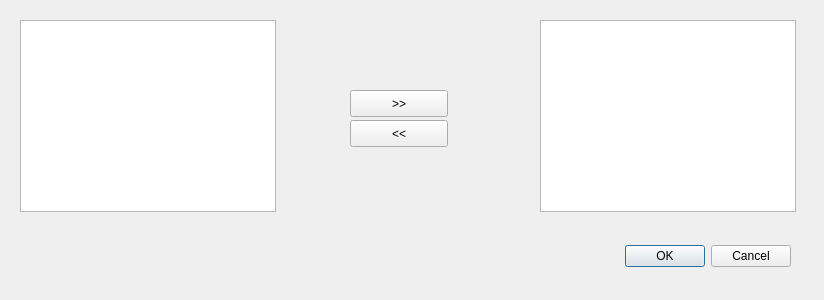
<?xml version="1.0" encoding="UTF-8"?>
<ui version="4.0">
 <class>QArrangementLabellingOverlayDialog</class>
 <widget class="QDialog" name="QArrangementLabellingOverlayDialog">
  <property name="geometry">
   <rect>
    <x>0</x>
    <y>0</y>
    <width>824</width>
    <height>300</height>
   </rect>
  </property>
  <property name="windowTitle">
   <string>Overlay</string>
  </property>
  <property name="windowIcon">
   <iconset resource="../rc/QArrangementLabelling.qrc">
    <normaloff>:/icons/arrangement_overlay.png</normaloff>:/icons/arrangement_overlay.png</iconset>
  </property>
  <widget class="QDialogButtonBox" name="buttonBox">
   <property name="geometry">
    <rect>
     <x>450</x>
     <y>240</y>
     <width>341</width>
     <height>32</height>
    </rect>
   </property>
   <property name="orientation">
    <enum>Qt::Horizontal</enum>
   </property>
   <property name="standardButtons">
    <set>QDialogButtonBox::Cancel|QDialogButtonBox::Ok</set>
   </property>
  </widget>
  <widget class="QListWidget" name="arrangementsListWidget">
   <property name="geometry">
    <rect>
     <x>20</x>
     <y>20</y>
     <width>256</width>
     <height>192</height>
    </rect>
   </property>
  </widget>
  <widget class="QListWidget" name="overlayListWidget">
   <property name="geometry">
    <rect>
     <x>540</x>
     <y>20</y>
     <width>256</width>
     <height>192</height>
    </rect>
   </property>
  </widget>
  <widget class="QPushButton" name="pickPushButton">
   <property name="geometry">
    <rect>
     <x>350</x>
     <y>90</y>
     <width>98</width>
     <height>27</height>
    </rect>
   </property>
   <property name="text">
    <string>&gt;&gt;</string>
   </property>
  </widget>
  <widget class="QPushButton" name="unpickPushButton">
   <property name="geometry">
    <rect>
     <x>350</x>
     <y>120</y>
     <width>98</width>
     <height>27</height>
    </rect>
   </property>
   <property name="text">
    <string>&lt;&lt;</string>
   </property>
  </widget>
 </widget>
 <resources>
  <include location="../rc/QArrangementLabelling.qrc"/>
 </resources>
 <connections>
  <connection>
   <sender>buttonBox</sender>
   <signal>accepted()</signal>
   <receiver>QArrangementLabellingOverlayDialog</receiver>
   <slot>accept()</slot>
   <hints>
    <hint type="sourcelabel">
     <x>248</x>
     <y>254</y>
    </hint>
    <hint type="destinationlabel">
     <x>157</x>
     <y>274</y>
    </hint>
   </hints>
  </connection>
  <connection>
   <sender>buttonBox</sender>
   <signal>rejected()</signal>
   <receiver>QArrangementLabellingOverlayDialog</receiver>
   <slot>reject()</slot>
   <hints>
    <hint type="sourcelabel">
     <x>316</x>
     <y>260</y>
    </hint>
    <hint type="destinationlabel">
     <x>286</x>
     <y>274</y>
    </hint>
   </hints>
  </connection>
 </connections>
</ui>
